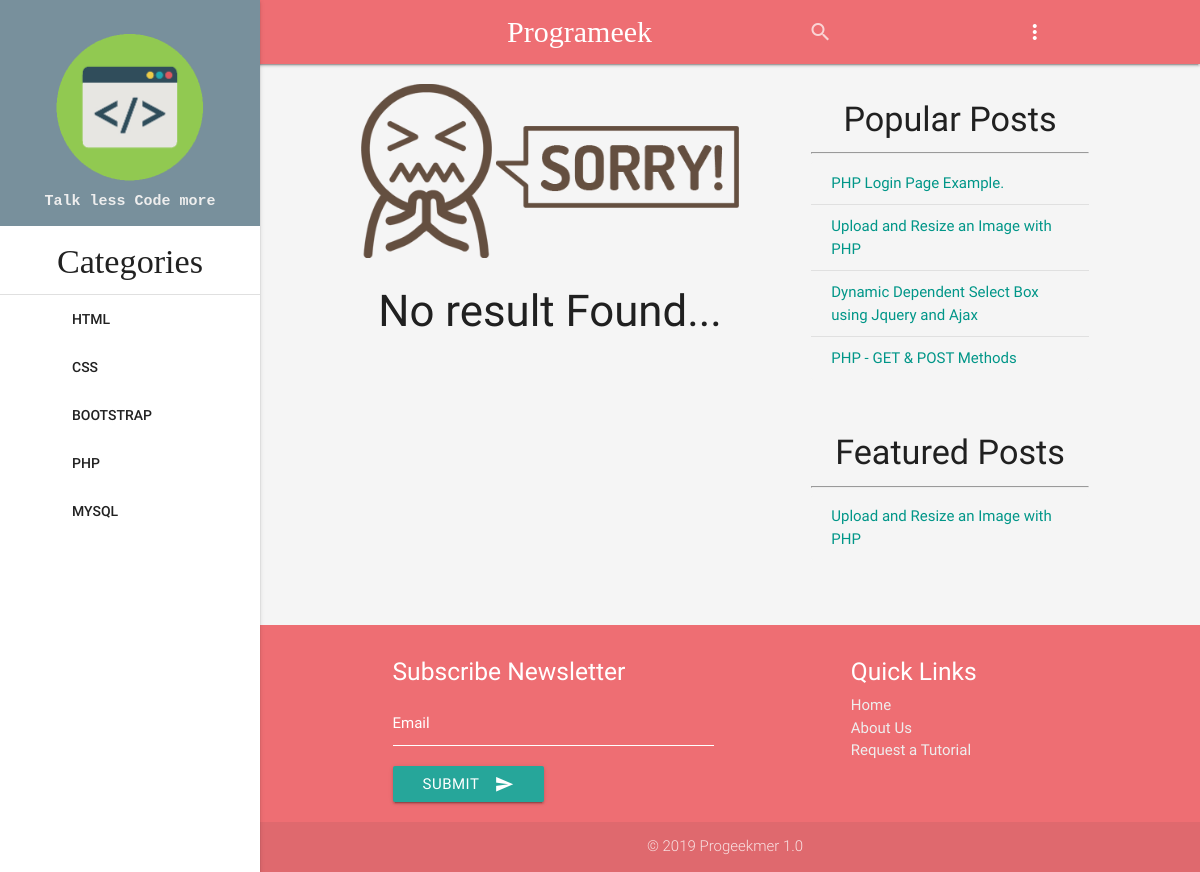
The page /cat_post.php?cat=3 on the database its author committed.
### tables this page shows
CREATE TABLE `account` (
  `id` int(11) NOT NULL,
  `logo` varchar(255) NOT NULL,
  `slogan` varchar(255) NOT NULL,
  `page_title` varchar(255) NOT NULL,
  `copyright` varchar(255) NOT NULL,
  `description` varchar(500) NOT NULL,
  `keywords` varchar(500) NOT NULL,
  `construction` tinyint(4) NOT NULL DEFAULT '0',
  `date_modified` datetime NOT NULL
);

CREATE TABLE `category` (
  `id` int(11) NOT NULL,
  `name` varchar(100) NOT NULL,
  `icon` varchar(100) DEFAULT NULL,
  `sub` int(3) DEFAULT NULL,
  `date_created` timestamp NOT NULL DEFAULT CURRENT_TIMESTAMP
);

CREATE TABLE `blog` (
  `id` int(11) NOT NULL,
  `title` varchar(200) NOT NULL,
  `category` int(2) NOT NULL,
  `sub` int(2) DEFAULT NULL,
  `image` varchar(200) NOT NULL,
  `content` varchar(60000) NOT NULL,
  `featured` tinyint(1) NOT NULL DEFAULT '0',
  `description` text NOT NULL,
  `keywords` text NOT NULL,
  `slug` varchar(255) NOT NULL,
  `status` tinyint(1) NOT NULL DEFAULT '1',
  `views` int(11) NOT NULL DEFAULT '0',
  `date_created` timestamp NOT NULL DEFAULT CURRENT_TIMESTAMP,
  `date_modified` datetime DEFAULT NULL
);

### inc/leftbar.php (the view, shortened to what this page needs)
<ul id="slide-out" class="side-nav fixed">
    <li>
	<div class="userView blue-grey lighten-1">
      <a href="index.php" class="center"><img style="width:150px !important;height:150px !important;" src="images/<?php echo $logo; ?>" alt="Programeek Logo"></a>
	  <div class="center" style="margin-top:-25px;color:#eeeeee "><small style="font-size:15px;font-family:Courier New"><b><?php echo $slogan; ?></b></small></div>
    </div>
	</li>
    <li><h4 class="center" style="font-family:Brush Script MT, cursive">Categories</h4></li>
    <li><div class="divider"></div></li>
   <?php
      $fetch_cat = "SELECT * FROM category WHERE sub =0";
	  $run_fetch_cat = mysqli_query($con,$fetch_cat);
	  while($row = mysqli_fetch_array($run_fetch_cat)){
             $cat_id = $row['id'];
             $cat_name = strtoupper($row['name']);
             $cat_icon = $row['icon'];
	  $fetch_sub = mysqli_query($con,"SELECT * FROM category WHERE sub=$cat_id");
	  $count_sub = mysqli_num_rows($fetch_sub);
	  if($count_sub > 0){
		  ?>
		   <ul class='collapsible collapsible-accordion'>
		     <li>
		  <a class='waves-effect waves-red collapsible-header'><i class='devicon-<?php echo $cat_icon; ?>-plain colored'></i><?php echo $cat_name; ?></a>
				   </li>
		      </ul>
			  <?php
		  }
	   else{
		   echo "<li><a class='waves-effect waves-red collapsible-header' href='cat_post.php?cat=$cat_id'><i class='devicon-$cat_icon-plain colored'></i>$cat_name</a></li>";
	   }
	}
   ?>
  </ul>

### inc/rightbar.php
   <h4 class="center" id="popular">Popular Posts</h4><hr>
<div id="popular_post">
      <ul class="collection teal-text">
<?php
  $popular_fetch = mysqli_query($con,"SELECT id,title,slug FROM blog ORDER BY views DESC LIMIT 7");
  while($row_fetch = mysqli_fetch_array($popular_fetch)){
	  $p_title = $row_fetch['title'];
	  $p_slug = $row_fetch['slug'];
	  echo "<li class='collection-item'><a href='single.php?post=$p_slug'>$p_title</a></li>";
  }
?>
  </ul>
</div><br>
<h4 class="center" id="popular">Featured Posts</h4><hr>
<div id="popular_post">
      <ul class="collection teal-text">
   <?php
  $featured_fetch = mysqli_query($con,"SELECT id,title,slug FROM blog WHERE featured = 1 ORDER BY RAND() LIMIT 7");
  if(mysqli_num_rows($featured_fetch) > 0){
	  while($row_fetch = mysqli_fetch_array($featured_fetch)){
	  $f_title = $row_fetch['title'];
	  $f_slug = $row_fetch['slug'];
	  echo "<li class='collection-item'><a href='single.php?post=$f_slug'>$f_title</a></li>";
  }
  }else{
	   echo "<li class='collection-item'><center><b style='font-size:20px;'>No Featured Post Available</b></center></li>";
  }
?>
  </ul>
</div>

### inc/footer.php (shortened to what this page needs)
<footer class="page-footer">
          <div class="container">
            <div class="row">
              <div class="col l6 s12">
                <h5 class="white-text">Subscribe Newsletter</h5>
				<form id="subscribe_form">
                <div class="input-field">
				  <input id="subscribe_email" name="subscribe_email" class="white-text" type="email" class="validate">
				  <label for="subscribe_email" class="white-text">Email</label>
				</div>
				<button class="btn waves-effect waves-light" type="submit" id="subscribe_btn" name="subscribe">Submit
					<i class="material-icons right">send</i>
				  </button>
				</form>
              </div>
              <div class="col l4 offset-l2 s12 hide-on-med-and-down">
                <h5 class="white-text">Quick Links</h5>
                <ul>
                  <li><a class="grey-text text-lighten-3" href="index.php">Home</a></li>
                  <li><a class="grey-text text-lighten-3" href="about.php">About Us</a></li>
                  <li><a class="grey-text text-lighten-3" href="#modal2">Request a Tutorial</a></li>
                </ul>
              </div>
            </div>
          </div>
          <div class="footer-copyright center">
            <div class="container">
            © <?php echo date('Y'); ?> <?php echo $copyright; ?>
            </div>
          </div>
        </footer>
</body>
</html>

### css/custom.css (style rules this page uses)
* { padding:0px; margin:0px; }
#popular_post .collection .collection-item { background:#F5F5F5 !important; }
#popular_post .collection .collection-item a { color:#009688 !important; }
#popular_post .collection { border:none !important; }
.page-footer { margin-top:50px; }
.page-footer .input-field input[type=email] { border-bottom: 1px solid #fff; }

### inc/header.php (style rules this page uses)
header , footer { padding-left: 250px; }

### rows shown on the page
account: logo (picture), slogan "Talk less Code more", copyright "Progeekmer 1.0"
category: name "HTML"
category: name "CSS"
category: name "BOOTSTRAP"
category: name "PHP"
category: name "MYSQL"
blog: title "PHP Login Page Example."
blog: title "Upload and Resize an Image with PHP"
blog: title "Dynamic Dependent Select Box using Jquery and Ajax"
blog: title "PHP - GET & POST Methods"
